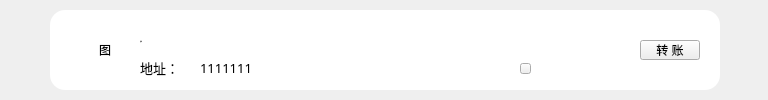
<?xml version="1.0" encoding="UTF-8"?>
<ui version="4.0">
 <class>ContactInfoTitleWidget</class>
 <widget class="QWidget" name="ContactInfoTitleWidget">
  <property name="geometry">
   <rect>
    <x>0</x>
    <y>0</y>
    <width>768</width>
    <height>100</height>
   </rect>
  </property>
  <property name="font">
   <font>
    <family>Microsoft YaHei UI Light</family>
   </font>
  </property>
  <property name="windowTitle">
   <string>Form</string>
  </property>
  <widget class="QLabel" name="label_pic">
   <property name="geometry">
    <rect>
     <x>80</x>
     <y>25</y>
     <width>50</width>
     <height>50</height>
    </rect>
   </property>
   <property name="text">
    <string>图</string>
   </property>
   <property name="alignment">
    <set>Qt::AlignCenter</set>
   </property>
  </widget>
  <widget class="QLabel" name="label_addressTitle">
   <property name="geometry">
    <rect>
     <x>140</x>
     <y>58</y>
     <width>60</width>
     <height>20</height>
    </rect>
   </property>
   <property name="font">
    <font>
     <family>Microsoft YaHei UI Light</family>
     <pointsize>10</pointsize>
    </font>
   </property>
   <property name="text">
    <string>地址：</string>
   </property>
  </widget>
  <widget class="QLabel" name="label_address">
   <property name="geometry">
    <rect>
     <x>200</x>
     <y>58</y>
     <width>311</width>
     <height>20</height>
    </rect>
   </property>
   <property name="font">
    <font>
     <family>Microsoft YaHei UI Light</family>
     <pointsize>10</pointsize>
    </font>
   </property>
   <property name="contextMenuPolicy">
    <enum>Qt::DefaultContextMenu</enum>
   </property>
   <property name="text">
    <string>1111111</string>
   </property>
   <property name="textInteractionFlags">
    <set>Qt::LinksAccessibleByMouse|Qt::TextSelectableByMouse</set>
   </property>
  </widget>
  <widget class="QToolButton" name="copyBtn">
   <property name="geometry">
    <rect>
     <x>520</x>
     <y>63</y>
     <width>11</width>
     <height>11</height>
    </rect>
   </property>
   <property name="cursor">
    <cursorShape>PointingHandCursor</cursorShape>
   </property>
   <property name="text">
    <string/>
   </property>
  </widget>
  <widget class="QToolButton" name="transferBtn">
   <property name="geometry">
    <rect>
     <x>640</x>
     <y>40</y>
     <width>60</width>
     <height>20</height>
    </rect>
   </property>
   <property name="font">
    <font>
     <family>Microsoft YaHei UI Light</family>
    </font>
   </property>
   <property name="cursor">
    <cursorShape>PointingHandCursor</cursorShape>
   </property>
   <property name="text">
    <string>转 账</string>
   </property>
  </widget>
  <widget class="QLabel" name="label_name">
   <property name="geometry">
    <rect>
     <x>140</x>
     <y>28</y>
     <width>491</width>
     <height>26</height>
    </rect>
   </property>
   <property name="font">
    <font>
     <family>Microsoft YaHei UI Light</family>
     <pointsize>-1</pointsize>
     <weight>50</weight>
     <italic>false</italic>
     <bold>false</bold>
    </font>
   </property>
   <property name="styleSheet">
    <string notr="true">font: 20px &quot;Microsoft YaHei UI Light&quot;;</string>
   </property>
   <property name="text">
    <string>名称</string>
   </property>
  </widget>
  <widget class="QLabel" name="label_back">
   <property name="geometry">
    <rect>
     <x>50</x>
     <y>10</y>
     <width>670</width>
     <height>80</height>
    </rect>
   </property>
   <property name="styleSheet">
    <string notr="true">background-color: rgb(255, 255, 255);
border-radius:15px;</string>
   </property>
   <property name="text">
    <string/>
   </property>
  </widget>
  <zorder>label_back</zorder>
  <zorder>label_pic</zorder>
  <zorder>label_addressTitle</zorder>
  <zorder>label_address</zorder>
  <zorder>copyBtn</zorder>
  <zorder>transferBtn</zorder>
  <zorder>label_name</zorder>
 </widget>
 <resources/>
 <connections/>
</ui>
